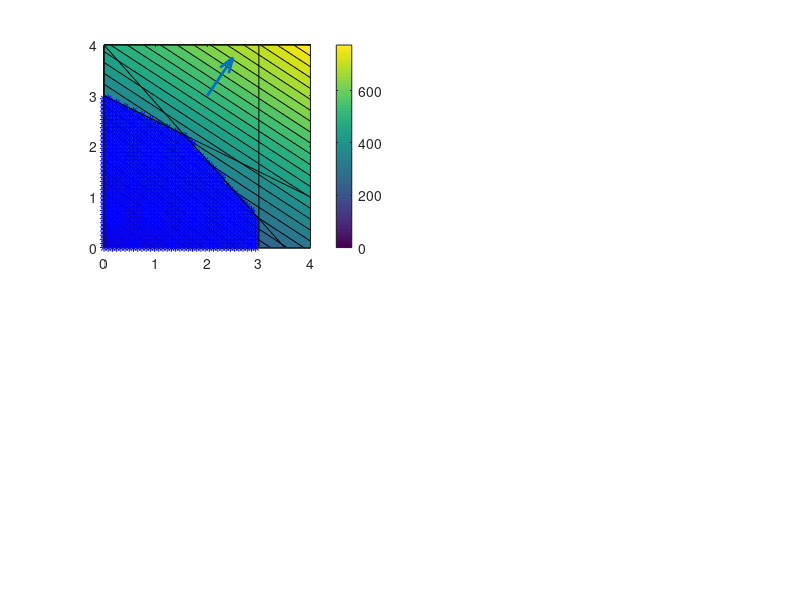

The MATLAB source for this figure: (Note: this script raises an error after producing the figure.)
%%
function OR_Lect_07_feasible_region
clear, close all;
theta = [0 pi/30 pi/25 -pi/25];

figure;
for ii =1:length(theta)
subplot(2,2,ii); plotme(theta(ii)); ylim([0 4])
end
end

function plotme(theta)
R = [cos(theta) -sin(theta); sin(theta) cos(theta)];
c = R*[80; 120];

% define and plot objective function
f = @(x,y) c(1)*x + c(2)*y;
[X, Y] = meshgrid(linspace(0,4, 50));
contourf(X, Y, f(X,Y), 30); colorbar; hold on;

% plot (normalized) gradient
grad_f = c;
grad_f = grad_f / norm(grad_f);
quiver(2, 3, grad_f(1), grad_f(2), 'linewidth', 2)

% determine and plot feasible region
idx1 = X + 2*Y <= 6;                        % constraint 1
idx2 = 8*X + 7*Y <= 28;                     % constraint 2
idx3 = X <= 3;                              % constraint 3
idx4 = X >= 0;                              % constraint 4
idx5 = Y >= 0;                              % constraint 5
idx = idx1 & idx2 & idx3 & idx4 & idx5;
Xf = X(idx); Yf = Y(idx);
plot(Xf(:), Yf(:), '*b')

% plot boundary of feasible region
t = linspace(0,4);
plot(t, (6-t)/2, '-k')                      % constraint bdry 1
plot(t, (28-8*t)/7, '-k')                   % constraint bdry 2
plot(3*ones(size(t)), t, '-k')              % constraint bdry 3
plot(zeros(size(t)), t, '-k')               % constraint bdry 4
plot(t, zeros(size(t)), '-k')               % constraint bdry 5

% find solution as interection of constraints bdry 1 and 2
f = -[80;120];
A = [1 2; 8 7; 1 0]; b = [6 28 3];
Aeq = []; beq = [];
lb = zeros(size(f)); ub = [];
[x,fval,exitflag,output] = linprog(-c,A,b,Aeq,beq,lb,ub);
plot(x(1), x(2),'*r')
title(['Theta = ', num2str(theta)])
end

